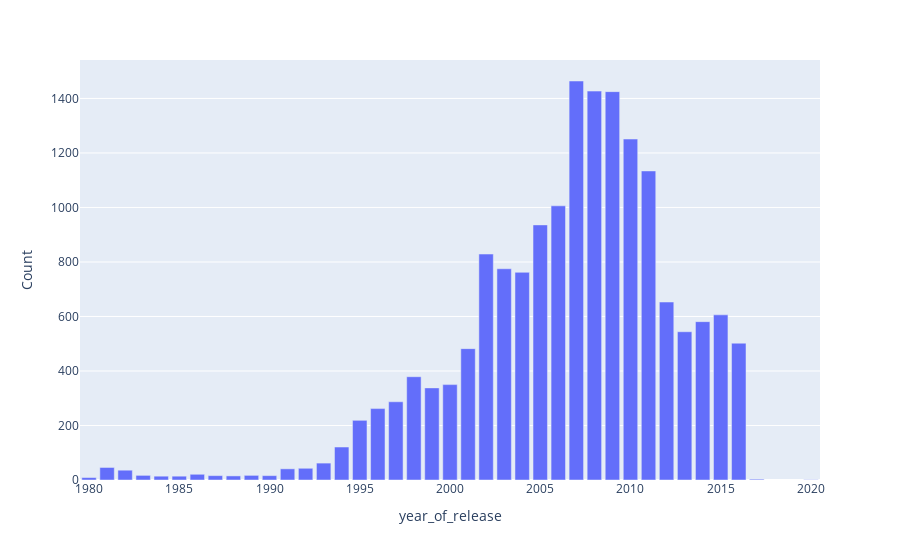

The code cell stored with this chart in its notebook:
### Markdown cell above
PS2 is the most preffered platform by games player with count 2160 and then followed by DS with the most no of counts.

### Code cell
count=video_games_df['year_of_release'].value_counts().reset_index()
count.columns=['year_of_release', 'Count']
count
px.bar(count, x='year_of_release', y='Count')

### Figure 1 — Plotly figure (JSON) as saved in the notebook; plotly's stock layout.template omitted (floating-point values rounded to 4 significant figures)
{"data": [{"alignmentgroup": "True", "hovertemplate": "year_of_release=%{x}<br>Count=%{y}<extra></extra>", "legendgroup": "", "marker": {"color": "#636efa"}, "name": "", "offsetgroup": "", "orientation": "v", "showlegend": false, "textposition": "auto", "type": "bar", "x": [2007, 2008, 2009, 2010, 2011, 2006, 2005, 2002, 2003, 2004, 2012, 2015, 2014, 2013, 2016, 2001, 1998, 2000, 1999, 1997, 1996, 1995, 1994, 1993, 1981, 1992, 1991, 1982, 1986, 1989, 1983, 1990, 1987, 1988, 1985, 1984, 1980, 2017, 2020], "xaxis": "x", "y": [1464, 1427, 1425, 1251, 1134, 1006, 936, 829, 775, 762, 653, 606, 581, 544, 502, 482, 379, 350, 338, 287, 262, 219, 121, 62, 46, 43, 41, 36, 21, 17, 17, 16, 16, 15, 14, 14, 9, 3, 1], "yaxis": "y"}], "layout": {"barmode": "relative", "legend": {"tracegroupgap": 0}, "margin": {"t": 60}, "xaxis": {"anchor": "y", "domain": [0, 1], "title": {"text": "year_of_release"}}, "yaxis": {"anchor": "x", "domain": [0, 1], "title": {"text": "Count"}}}}
